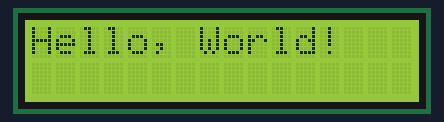
A sketch run on a simulated Arduino Uno, built with avr-gcc and run on an emulated ATmega328P. Shown: 16×2 character LCD. At 15.1 s the program stops and its outputs stay as they are.

Above: at 0.1 s.
At 2.1 s:
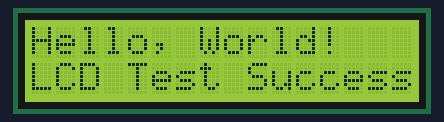
At 4.2 s:
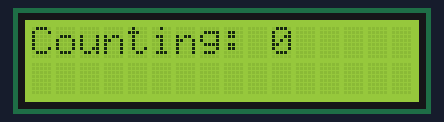
At 6.2 s:
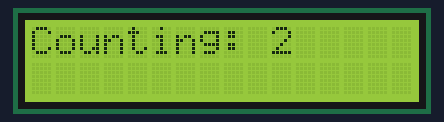
At 9.2 s:
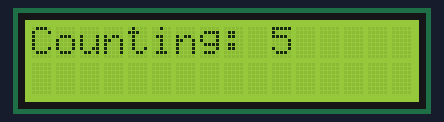
At 15.2 s:
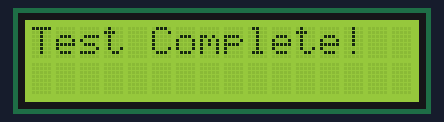

Measured:
- what the display in image 1 shows lasts 2.0 s, from 2.1 s to 4.1 s
- what the display in image 2 shows lasts 1.0 s, from 4.1 s to 5.1 s

The sketch:

LED_Test.ino
```cpp
#include <Wire.h>
#include <LiquidCrystal_I2C.h>

// Set up I2C LCD (16x2, Address: 0x27 or 0x3F)
LiquidCrystal_I2C lcd(0x3F, 16, 2);

void setup() {
    Serial.begin(115200);
    lcd.init();      // Initialize the LCD
    lcd.backlight(); // Turn on backlight

    // Display Test Messages
    lcd.setCursor(0, 0);
    lcd.print("Hello, World!");
    delay(2000);

    lcd.setCursor(0, 1);
    lcd.print("LCD Test Success!");
    delay(2000);

    lcd.clear();
}

void loop() {
    lcd.setCursor(0, 0);
    lcd.print("Counting: ");

    for (int i = 0; i <= 10; i++) {
        lcd.setCursor(10, 0);
        lcd.print(i);
        delay(1000);
    }

    lcd.clear();
    lcd.setCursor(0, 0);
    lcd.print("Test Complete!");
    while (true); // Stop execution
}
```
